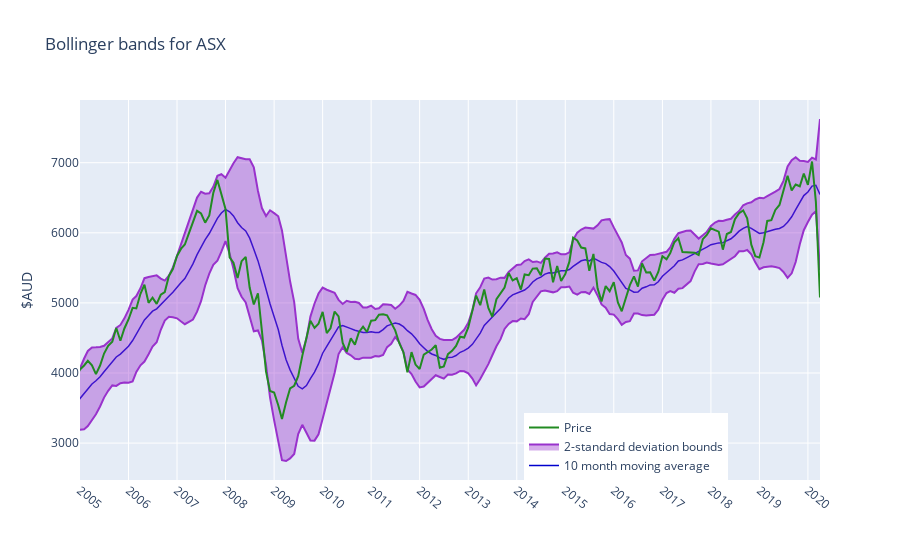

The notebook cell this image was saved under:
### Code cell
# ASX Bollinger
dfs = df[120:]
import indicators as idc
bbp = idc.get_sma(dfs['Close'],lookback=10)
bb_upper = idc.get_bb_upper(dfs['Close'],lookback=10)
bb_lower = idc.get_bb_lower(dfs['Close'],lookback=10)
price_trace = go.Scatter(x=dfs[10:].index, y=dfs['Close'][10:], \
                    mode='lines',
                    name='Price', line = {'color':'forestgreen'})
bbp_trace = go.Scatter(x=bbp.index, y=bbp, \
                    mode='lines',
                    name='10 month moving average', line = {'color':'mediumblue','width':1.5})
bb_upper_trace = go.Scatter(x=bbp.index, y=bb_upper, \
                    mode='lines',
                    name='2-standard deviation bounds',fill='tonexty', fillcolor= 'rgba(153,50, 204, 0.4)',line = {'color':'darkorchid'})
bb_lower_trace = go.Scatter(x=bbp.index, y=bb_lower, \
                    mode='lines',
                    name='', line = {'color':'darkorchid'},showlegend=False)
traces = [  bbp_trace,bb_lower_trace, bb_upper_trace,price_trace]
fig_accum_r = go.Figure(data=traces,
    layout={
        'title':'Bollinger bands for ASX', "yaxis_title": "$AUD",
        'xaxis': {'range':['2005-01-01','2020-04-01'], 'nticks':20, 'tickangle':40},
        'legend': {'x':0.6,'y':0}
    }
)
fig_accum_r.show()

### Figure 1 — Plotly figure (JSON) as saved in the notebook; plotly's stock layout.template omitted (floating-point values rounded to 4 significant figures; data arrays with more than 128 entries replaced by an {"elided": "..."} marker saying what was removed)
{"data": [{"line": {"color": "mediumblue", "width": 1.5}, "mode": "lines", "name": "10 month moving average", "type": "scatter", "x": {"elided": "215 str values"}, "y": {"elided": "215 float values"}}, {"line": {"color": "darkorchid"}, "mode": "lines", "name": "", "showlegend": false, "type": "scatter", "x": {"elided": "215 str values"}, "y": {"elided": "215 float values"}}, {"fill": "tonexty", "fillcolor": "rgba(153,50, 204, 0.4)", "line": {"color": "darkorchid"}, "mode": "lines", "name": "2-standard deviation bounds", "type": "scatter", "x": {"elided": "215 str values"}, "y": {"elided": "215 float values"}}, {"line": {"color": "forestgreen"}, "mode": "lines", "name": "Price", "type": "scatter", "x": {"elided": "205 str values"}, "y": {"elided": "205 float values"}}], "layout": {"legend": {"x": 0.6, "y": 0}, "title": {"text": "Bollinger bands for ASX"}, "xaxis": {"nticks": 20, "range": ["2005-01-01", "2020-04-01"], "tickangle": 40}, "yaxis": {"title": {"text": "$AUD"}}}}
